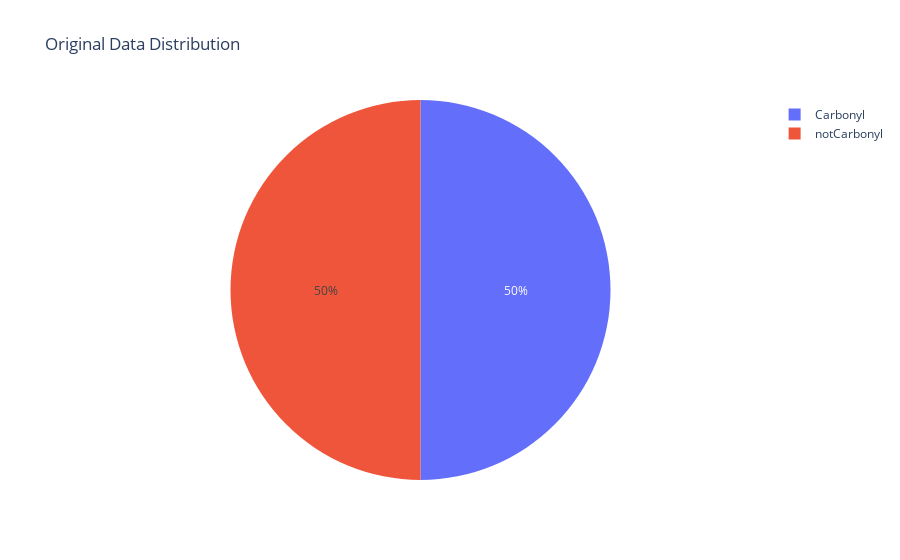

Write notebook code for a chart like this one.
### Code cell
# Again determine the number of molecules with and without carbonyl groups and visualize
total=len(Y)
label1=Y.sum()
label0=total-label1
data=[label1,label0]
my_labels = 'Carbonyl','notCarbonyl'
fig = go.Figure(data=[go.Pie(labels=my_labels,
                             values=data)])
fig.update_layout(title='Original Data Distribution')
fig.show()

### Figure 1 — Plotly figure (JSON) as saved in the notebook; plotly's stock layout.template omitted (floating-point values rounded to 4 significant figures)
{"data": [{"labels": ["Carbonyl", "notCarbonyl"], "type": "pie", "values": [1796, 1796]}], "layout": {"title": {"text": "Original Data Distribution"}}}
